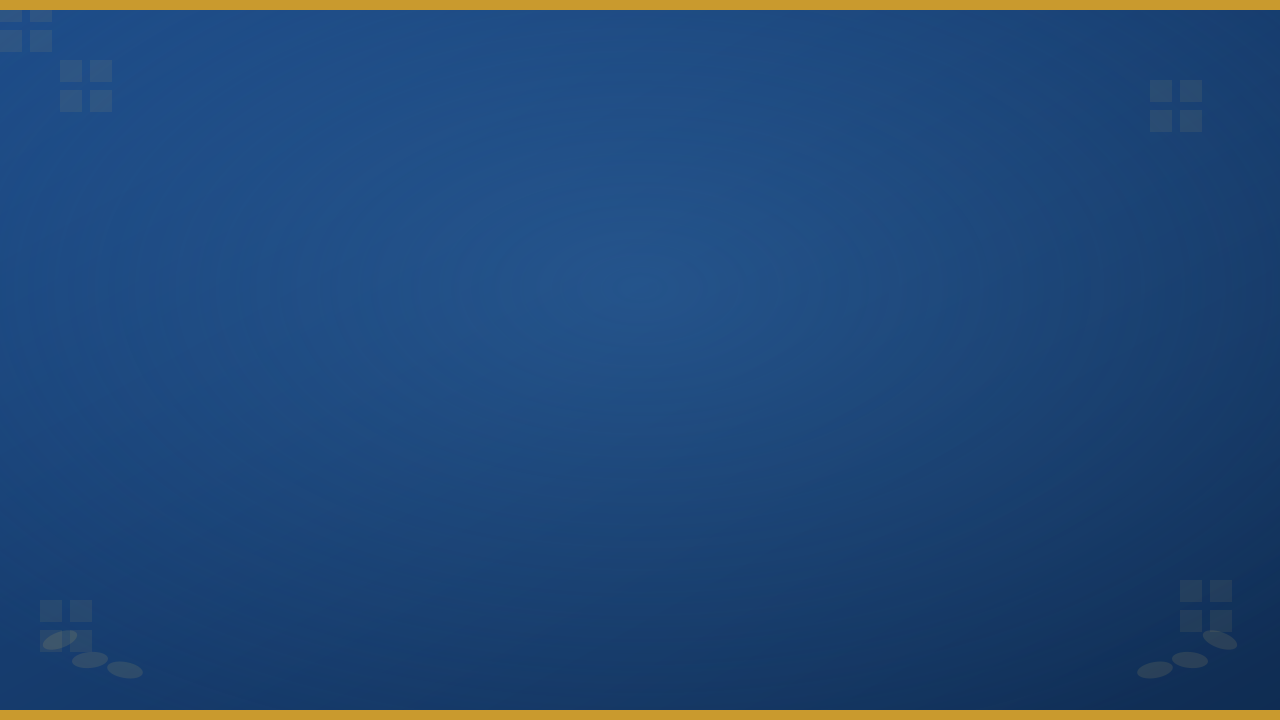
#> input picture docs/Brand_Assets/Slide_Backgrounds/bg_title.png, 1280 x 720 px, found by its file name
$ python composite_dark_slides.py
#> lines starting #> are read from the running program, lines starting #| are printed output that depends on the picture; pictures that were not available may be replaced by others from this repository, and a replacement may not be noted
from PIL import Image

DPI = 96  # 1280px / 13.333in

def paste(base_path, overlay_path, x_in, y_in, w_in, h_in, out_path):
#> called with base_path = 'bg_title.png', overlay_path = 'vgc_crest.png', x_in = 5.64, y_in = 1, w_in = 2.05, h_in = 2.54, out_path = 'bg_title_with_vgc.png'
    base = Image.open(base_path).convert("RGBA")
    overlay = Image.open(overlay_path).convert("RGBA")
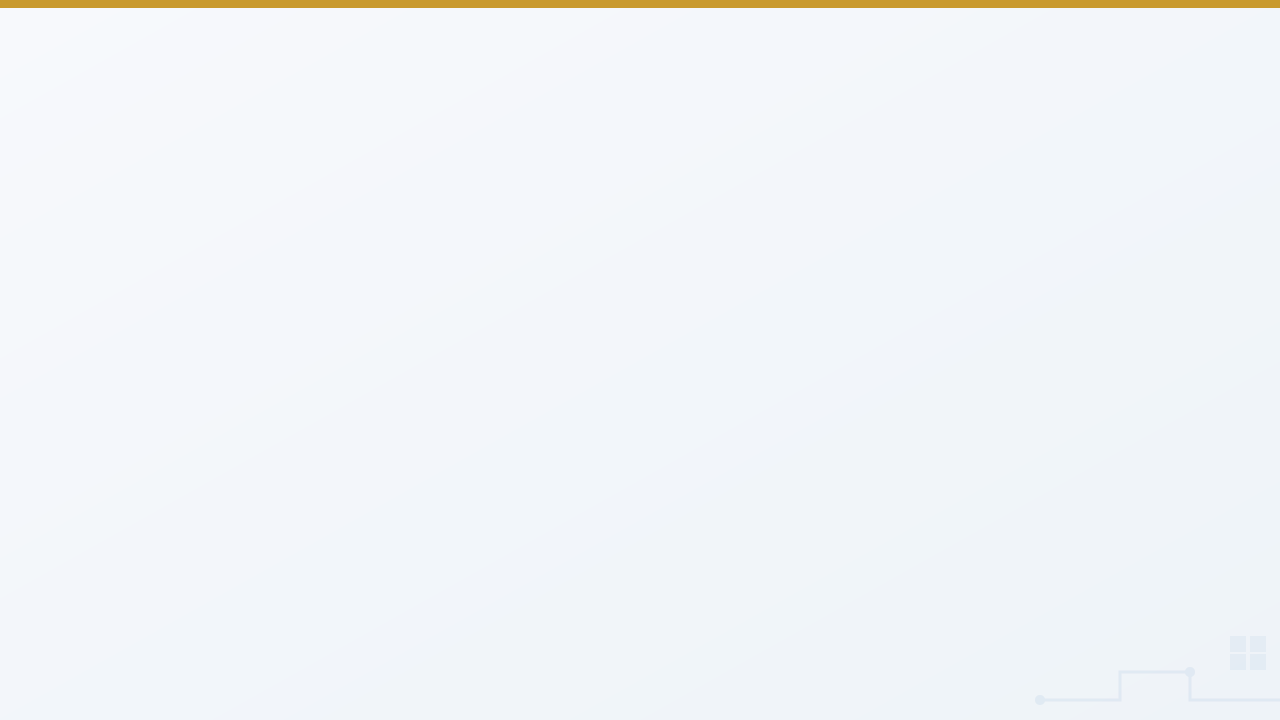
#> input picture docs/Brand_Assets/Slide_Backgrounds/bg_content.png, 1280 x 720 px, given in place of vgc_crest.png, which was not available
    w_px = round(w_in * DPI)
    h_px = round(h_in * DPI)
    x_px = round(x_in * DPI)
    y_px = round(y_in * DPI)
    overlay_r = overlay.resize((w_px, h_px), Image.LANCZOS)
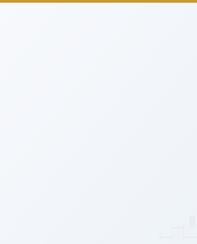
#> overlay_r: PIL image 197x244 RGBA; mean R, G, B, A 242, 244.9, 247.7, 255
    base.alpha_composite(overlay_r, (x_px, y_px))
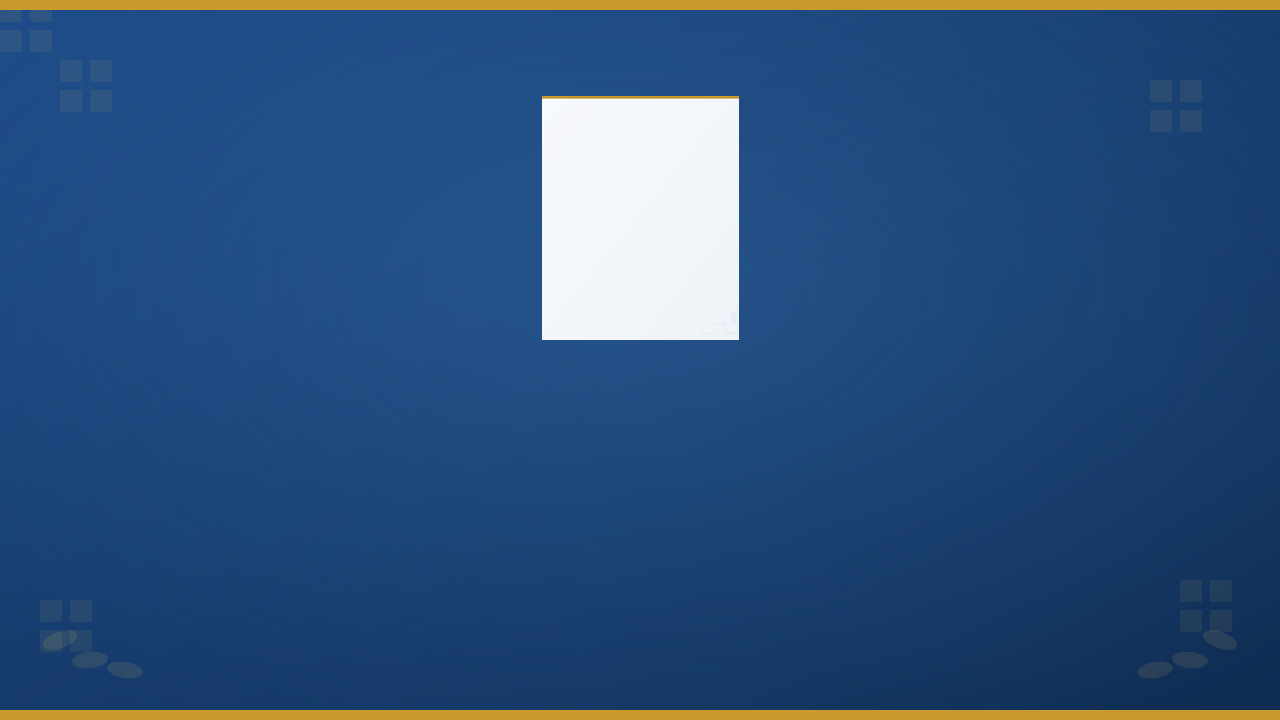
#> base: PIL image 1280x720 RGBA; mean R, G, B, A 43.8, 80.6, 124.7, 255
    base.convert("RGB").save(out_path)
    print("wrote", out_path)

SW = 13.333

# Title slide: vgc_crest centered
paste("bg_title.png", "vgc_crest.png", (SW - 2.05) / 2, 1.0, 2.05, 2.54, "bg_title_with_vgc.png")

# Closing slide: slhe_crest centered (smaller, higher up)
paste("bg_title.png", "slhe_crest.png", (SW - 1.45) / 2, 0.7, 1.45, 1.8, "bg_title_with_slhe.png")
#> call 2 of paste, with base_path = 'bg_title.png', overlay_path = 'slhe_crest.png', x_in = 5.94, y_in = 0.7, w_in = 1.45, h_in = 1.8, out_path = 'bg_title_with_slhe.png'
#> in paste (call 2), `overlay_r = overlay.resize((w_px, h_px), Image.LANCZOS)`:
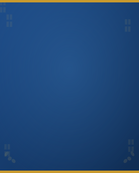
#> overlay_r: PIL image 139x173 RGBA; mean R, G, B, A 33, 72, 118.9, 255
#> in paste (call 2), `base.convert("RGB").save(out_path)`:
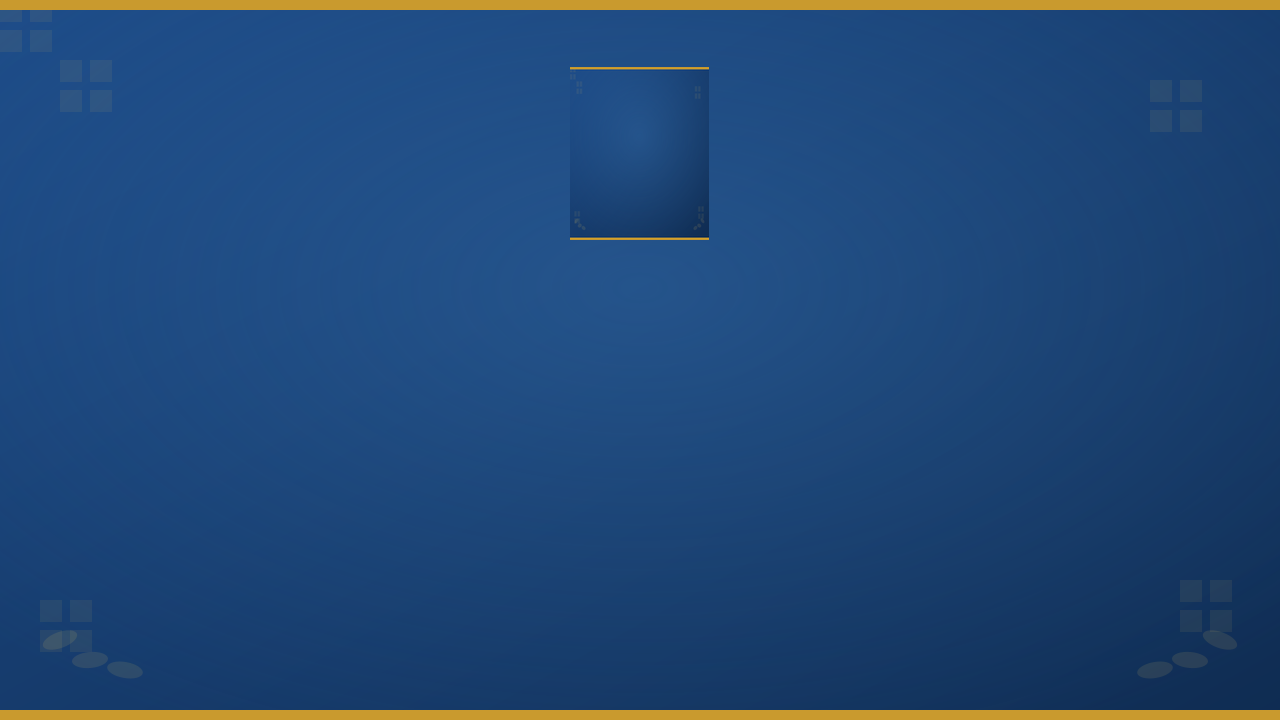
#> saved as bg_title_with_slhe.png: PIL image 1280x720 RGB; mean R, G, B 33, 71.9, 118.5

# Section dividers: icon badge at fixed position
for icon in ["book", "shield", "design", "controller", "wrench"]:
    paste("bg_title.png", f"icons/{icon}.png", 1.0, 2.75, 1.7, 1.7, f"bg_title_{icon}.png")
#> call 3 of paste, with base_path = 'bg_title.png', overlay_path = 'icons/book.png', x_in = 1, y_in = 2.75, w_in = 1.7, h_in = 1.7, out_path = 'bg_title_book.png'
#> in paste (call 3), `overlay_r = overlay.resize((w_px, h_px), Image.LANCZOS)`:
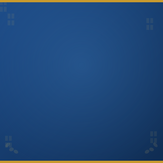
#> overlay_r: PIL image 163x163 RGBA; mean R, G, B, A 33, 72, 118.9, 255
#> in paste (call 3), `base.convert("RGB").save(out_path)`:
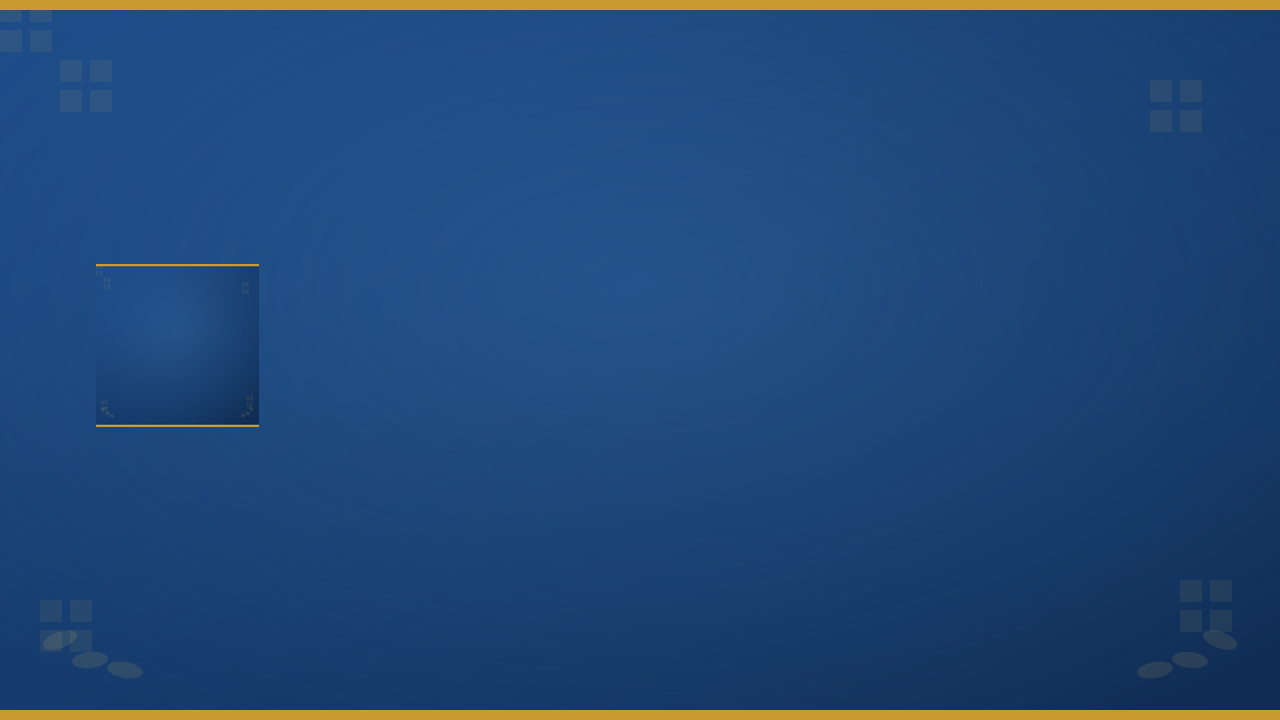
#> saved as bg_title_book.png: PIL image 1280x720 RGB; mean R, G, B 33.1, 72, 118.6
#> (the run stopped early here; a loop or call above may not have finished)
